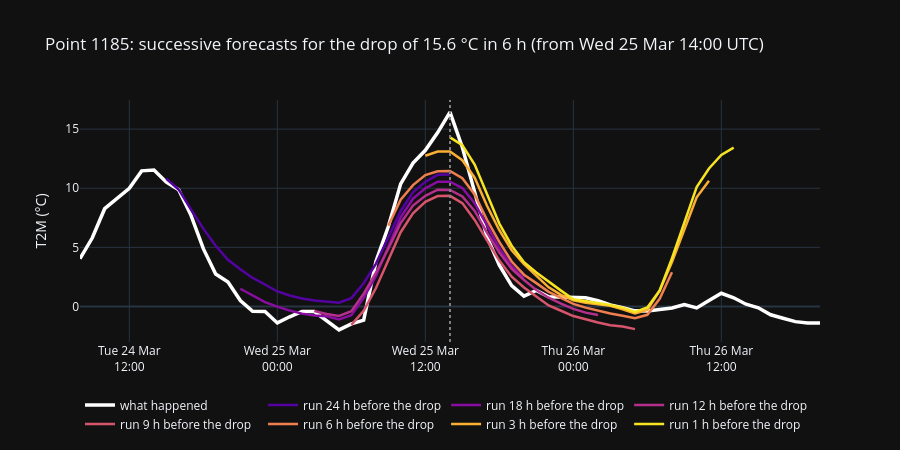

The notebook cell saved with this chart:
### Markdown cell above
## One point: successive forecasts for the drop

The point with the steepest 6 h fall in the window. White = what happened. Coloured lines = forecasts started
24, 18, 12, 9, 6, 3 and 1 h before the drop (purple = early, yellow = late). When does a run first bend down?

### Code cell
Y = Tw.loc[targets].to_numpy()
fall = Y[:-6] - Y[6:]
jt, pc = np.unravel_index(np.nanargmax(fall), fall.shape)
td = targets[jt]
span = pd.date_range(td - pd.Timedelta("30h"), td + pd.Timedelta("30h"), freq="h")
KS = [24, 18, 12, 9, 6, 3, 1]
cols = sample_colorscale("Plasma", [0.15 + 0.8 * i / (len(KS) - 1) for i in range(len(KS))])
fig = go.Figure()
fig.add_trace(go.Scatter(x=span, y=Tw[pids[pc]].reindex(span), mode="lines", line={"color": "white", "width": 3.5}, name="what happened"))
for k, c in zip(KS, cols):
    r = run_idx.get(td - pd.Timedelta(hours=k - 1))
    if r is None:
        continue
    ft = pd.date_range(runs[r], periods=24, freq="h")
    fig.add_trace(go.Scatter(x=ft, y=fq[r, pc, 1], mode="lines", line={"color": c, "width": 2.5}, name=f"run {k} h before the drop",
                             hovertemplate="%{x|%a %d %b %H:%M}: %{y:.1f} °C<extra>" + f"{k} h before" + "</extra>"))
fig.add_vline(x=td, line={"color": "grey", "dash": "dot"})
fig.update_layout(height=450, template="plotly_dark", legend={"orientation": "h", "y": -0.2},
                  title=f"Point {pids[pc]}: successive forecasts for the drop of {fall[jt, pc]:.1f} °C in 6 h (from {td:%a %d %b %H:%M} UTC)",
                  xaxis={"tickformat": "%a %d %b\n%H:%M"}, yaxis={"title": "T2M (°C)"})
fig.write_html(FIG / "exp9_successive_runs.html", include_plotlyjs="cdn")
fig.show()
